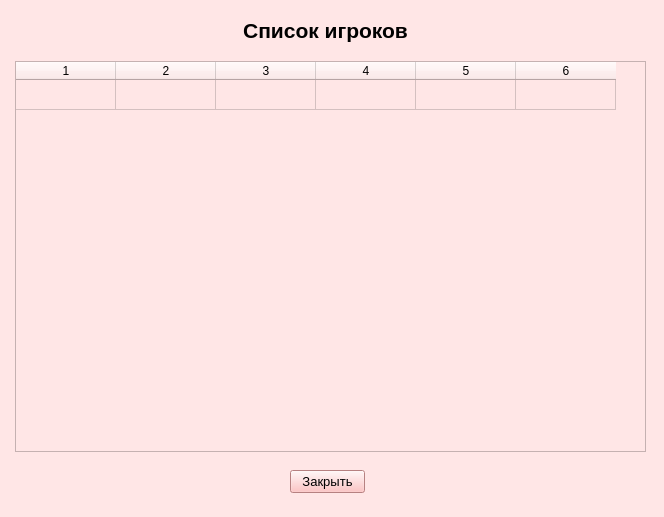
<?xml version="1.0" encoding="UTF-8"?>
<ui version="4.0">
 <class>UserlistWindow</class>
 <widget class="QMainWindow" name="UserlistWindow">
  <property name="geometry">
   <rect>
    <x>0</x>
    <y>0</y>
    <width>664</width>
    <height>517</height>
   </rect>
  </property>
  <property name="windowTitle">
   <string>Statistics</string>
  </property>
  <property name="styleSheet">
   <string notr="true">background-color: rgb(255, 230, 230);</string>
  </property>
  <widget class="QWidget" name="centralwidget">
   <widget class="QLabel" name="stat_header">
    <property name="geometry">
     <rect>
      <x>20</x>
      <y>10</y>
      <width>611</width>
      <height>41</height>
     </rect>
    </property>
    <property name="font">
     <font>
      <pointsize>16</pointsize>
      <weight>75</weight>
      <bold>true</bold>
     </font>
    </property>
    <property name="text">
     <string>Список игроков</string>
    </property>
    <property name="alignment">
     <set>Qt::AlignCenter</set>
    </property>
   </widget>
   <widget class="QPushButton" name="close_button">
    <property name="geometry">
     <rect>
      <x>290</x>
      <y>470</y>
      <width>75</width>
      <height>23</height>
     </rect>
    </property>
    <property name="font">
     <font>
      <pointsize>10</pointsize>
     </font>
    </property>
    <property name="styleSheet">
     <string notr="true">background-color: rgb(255, 180, 180);</string>
    </property>
    <property name="text">
     <string>Закрыть</string>
    </property>
   </widget>
   <widget class="QTableWidget" name="stat_table">
    <property name="geometry">
     <rect>
      <x>15</x>
      <y>61</y>
      <width>631</width>
      <height>391</height>
     </rect>
    </property>
    <property name="sizeAdjustPolicy">
     <enum>QAbstractScrollArea::AdjustToContents</enum>
    </property>
    <property name="editTriggers">
     <set>QAbstractItemView::NoEditTriggers</set>
    </property>
    <property name="rowCount">
     <number>1</number>
    </property>
    <property name="columnCount">
     <number>6</number>
    </property>
    <attribute name="horizontalHeaderCascadingSectionResizes">
     <bool>true</bool>
    </attribute>
    <attribute name="horizontalHeaderDefaultSectionSize">
     <number>100</number>
    </attribute>
    <attribute name="horizontalHeaderShowSortIndicator" stdset="0">
     <bool>false</bool>
    </attribute>
    <attribute name="horizontalHeaderStretchLastSection">
     <bool>false</bool>
    </attribute>
    <attribute name="verticalHeaderVisible">
     <bool>false</bool>
    </attribute>
    <row/>
    <column/>
    <column/>
    <column/>
    <column/>
    <column/>
    <column/>
   </widget>
  </widget>
 </widget>
 <resources/>
 <connections>
  <connection>
   <sender>close_button</sender>
   <signal>clicked()</signal>
   <receiver>UserlistWindow</receiver>
   <slot>close()</slot>
   <hints>
    <hint type="sourcelabel">
     <x>311</x>
     <y>530</y>
    </hint>
    <hint type="destinationlabel">
     <x>322</x>
     <y>293</y>
    </hint>
   </hints>
  </connection>
 </connections>
</ui>
